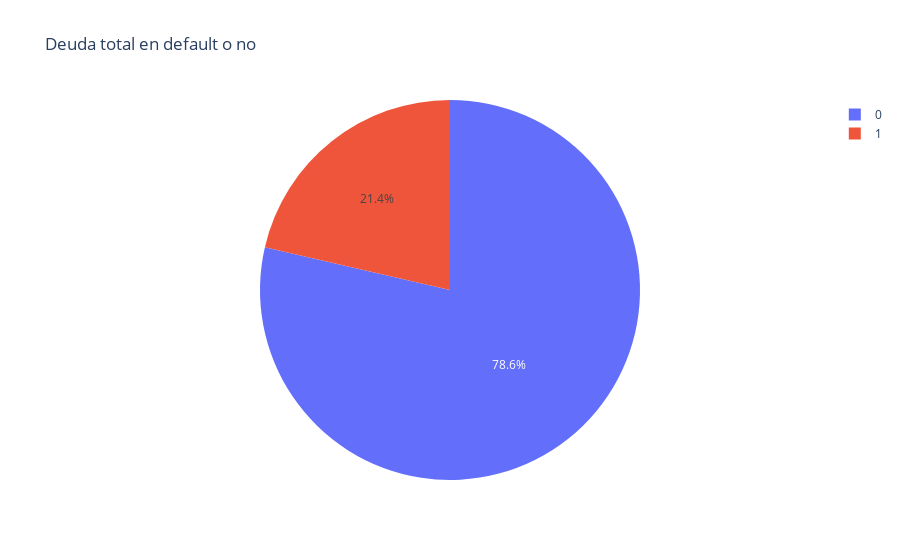

Notebook cell for this chart:
### Code cell
fig = px.pie(df3, values="deuda_total", names="esdefault", title='Deuda total en default o no')
fig.show()

### Figure 1 — Plotly figure (JSON) as saved in the notebook; plotly's stock layout.template omitted (floating-point values rounded to 4 significant figures)
{"data": [{"domain": {"x": [0, 1], "y": [0, 1]}, "hovertemplate": "esdefault=%{label}<br>deuda_total=%{value}<extra></extra>", "labels": [0, 1], "legendgroup": "", "name": "", "showlegend": true, "type": "pie", "values": [6365029003, 1730821133]}], "layout": {"legend": {"tracegroupgap": 0}, "title": {"text": "Deuda total en default o no"}}}
